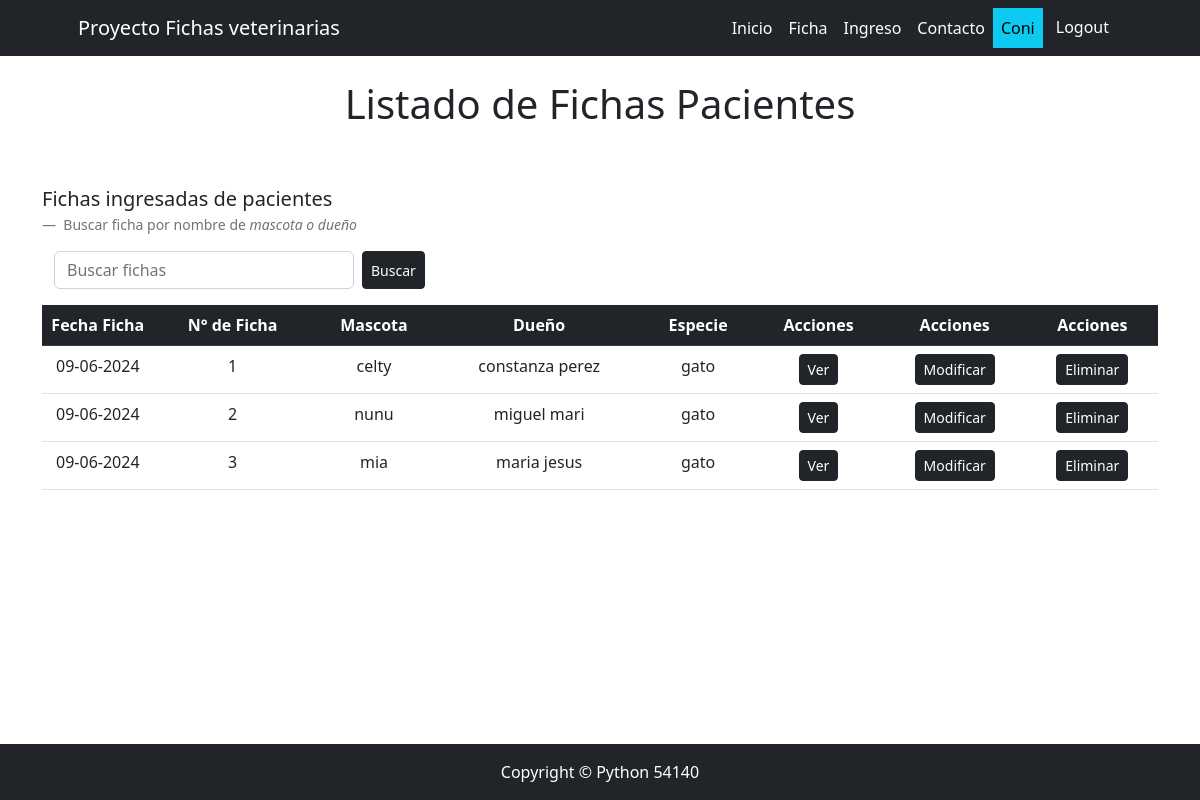
Screenshot of /tienda/lista/list (signed in) with the database file from the repository.
### tienda/models.py (models this page shows, shortened)
class Ficha(models.Model):
    numero_ficha = models.PositiveIntegerField(unique=True)
    mascota = models.ForeignKey(Mascota, on_delete=models.SET_NULL, null=True, blank=True)
    dueño = models.ForeignKey(Dueño, on_delete=models.SET_NULL, null=True, blank=True)
    especie = models.ForeignKey(Especie, on_delete=models.SET_NULL, null=True, blank=True)
    consulta = models.ForeignKey(Consulta, on_delete=models.SET_NULL, null=True, blank=True)
    fecha = models.DateTimeField(null=True, blank=True, editable=False, default=timezone.now)

class Mascota(models.Model):
    nombre = models.CharField(max_length=255)
    edad = models.PositiveIntegerField(null=True, blank=True)
    sexo = models.CharField(max_length=10, null=True, blank=True)
    raza = models.CharField(max_length=255, null=True, blank=True)
    def __str__(self) -> str:
        return self.nombre

class Dueño(models.Model):
    nombre = models.CharField(max_length=255)
    def __str__(self) -> str:
        return self.nombre

class Especie(models.Model):
    nombre = models.CharField(max_length=255)
    def __str__(self) -> str:
        return self.nombre

### tienda/views.py (the view)
# urls.py: path("lista/list", FichaListView.as_view(), name="lista"),
class FichaListView(LoginRequiredMixin,ListView):
    model = Ficha
    def get_queryset(self) -> QuerySet[Any]:
        queryset = super().get_queryset()
        busqueda = self.request.GET.get("busqueda")
        if busqueda:
            queryset = Ficha.objects.filter(
                Q(dueño__nombre__icontains=busqueda) | Q(mascota__nombre__icontains=busqueda)
            )
        return queryset

### tienda/templates/tienda/ficha_list.html
{% extends 'core/base.html' %}
{% block bode_title %}
Listado de Fichas Pacientes
{% endblock bode_title %}
{% block content %}
<figure>
  <blockquote class="blockquote">
    <p>Fichas ingresadas de pacientes</p>
  </blockquote>
  <figcaption class="blockquote-footer">
    Buscar ficha por nombre de <cite title="Source Title">mascota o dueño</cite>
  </figcaption>
</figure>
<div class="container row">
    <form method="get" action="" class="form-inline mb-3 d-flex">
        <input type="text" name="busqueda" class="form-control mr-2" style="width: 300px;" placeholder="Buscar fichas" value="{{ request.GET.busqueda }}">
        <button class="ms-2 btn btn-dark btn-sm text-white" type="submit">Buscar</button>
    </form>
</div>
{% if object_list %}
    <table class="table table-responsive text-center">
        <thead class="thead-dark">
            <tr class="table table-dark">
                <th scope="col" class="columna-ficha">Fecha Ficha</th>
                <th scope="col">N° de Ficha</th>
                <th scope="col">Mascota</th>
                <th scope="col">Dueño</th>
                <th scope="col">Especie</th>
                <th scope="col">Acciones</th>
                <th scope="col">Acciones</th>
                <th scope="col">Acciones</th>
            </tr>
        </thead>
        <tbody>
            {% for ficha in object_list %}
            <tr>
                <td>{{ ficha.fecha|date:"d-m-Y" }}</td>
                <td>{{ ficha.numero_ficha }}</td>
                <td>{{ ficha.mascota }}</td>
                <td>{{ ficha.dueño }}</td>
                <td>{{ ficha.especie }}</td>
                <td><a href="{% url 'tienda:detalle' pk=ficha.pk %}" class="btn btn-dark btn-sm text-white">Ver</a></td>
                <td><a href="{% url 'tienda:modificacion' pk=ficha.pk %}" class="btn btn-dark btn-sm text-white">Modificar</a></td>
                <td><a href="{% url 'tienda:eliminar' pk=ficha.pk %}" class="btn btn-dark btn-sm text-white">Eliminar</a></td>
            </tr>
            {% endfor %}
        </tbody>
    </table>
{% else %}
    <p>No se encontraron fichas que coincidan con la búsqueda.</p>
{% endif %}
{% endblock content %}

### core/templates/core/base.html (shortened to what this page needs)
{% load static %}
<!DOCTYPE html>
<html lang="es">
<head>
    <link href="{% static 'core/css/main.css' %}" rel="stylesheet" />
    <link href="{% static 'core/css/styles.css' %}" rel="stylesheet" />
</head>
<body class="d-flex flex-column min-vh-100">
    <nav class="navbar navbar-expand-lg navbar-dark bg-dark">
        <div class="container px-5">
            <a class="navbar-brand" href="{% url 'core:index' %}">Proyecto Fichas veterinarias</a>
            <div class="collapse navbar-collapse" id="navbarSupportedContent">
                <ul class="navbar-nav ms-auto mb-2 mb-lg-0">
                    <li class="nav-item"><a class="nav-link active" aria-current="page" href="{% url 'core:index' %}">Inicio</a></li>
                {% if user.is_authenticated %}
                        <li class="nav-item"><a class="nav-link active" href="{% url 'tienda:lista' %}">Ficha</a></li>
                        <li class="nav-item"><a class="nav-link active" href="{% url 'tienda:ingreso' %}">Ingreso</a></li>
                        <li class="nav-item"><a class="nav-link active" href="{% url 'core:contacto' %}">Contacto</a></li>
                        <li class="nav-item">
                            <a class="nav-link text-bg-info">{{ user.username }}</a>
                        </li>
                        <li class="nav-item">
                            <form action="{% url 'veterinario:logout' %}" method="post">
                                <button type="submit" class="btn btn-dark">Logout</button>
                            </form>
                        </li>
                {% endif %}
                </ul>
            </div>
        </div>
    </nav>
    <div class="container my-4 text-center">
        <h1>
            {% block bode_title %}
            {% endblock bode_title %}
        </h1>
    </div>
    <div class="container my-4">
        {% block content %}
        {% endblock content %}
    </div>
    <footer class="footer mt-auto py-3 bg-dark">
        <div class="container px-4 px-lg-5">
            <p class="m-0 text-center text-white">Copyright © Python 54140</p>
        </div>
    </footer>
</body>
</html>

### core/static/core/css/main.css (style rules this page uses)
.columna-ficha { width: 10%; }

### rows the page displays
Ficha: fecha "09-06-2024", numero_ficha "1", mascota "celty", dueño "constanza perez", especie "gato"
Ficha: fecha "09-06-2024", numero_ficha "2", mascota "nunu", dueño "miguel mari", especie "gato"
Ficha: fecha "09-06-2024", numero_ficha "3", mascota "mia", dueño "maria jesus", especie "gato"

### other values shown
{{ user.username }} "Coni"
